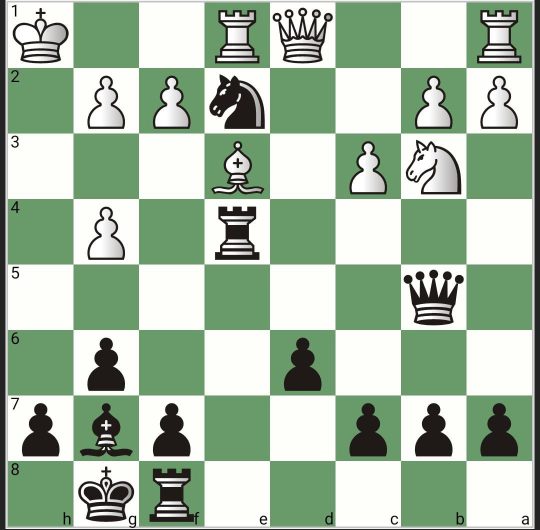
#> input picture Puzzle.jpeg, 1080 x 1060 px (shown at 1/2 size)
$ python Contour.py
#> lines starting #> are read from the running program, lines starting #| are printed output that depends on the picture; after the words box and inside, x2 and y2 are one past the last pixel; in counts of white or black regions, pixels touching at a corner belong together
import imutils
import cv2 as cv
image=cv.imread("Puzzle.jpeg")
#> image is the input picture: shape (1060, 1080, 3); mean B, G, R 162.9, 185.7, 164.7
image=imutils.resize(image,height=400,width=400)
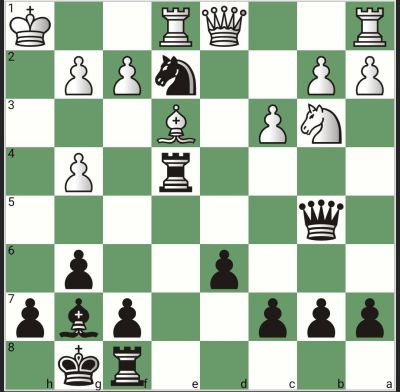
#> image: shape (392, 400, 3); mean B, G, R 162.9, 185.7, 164.7
img=cv.Canny(image,2,10)
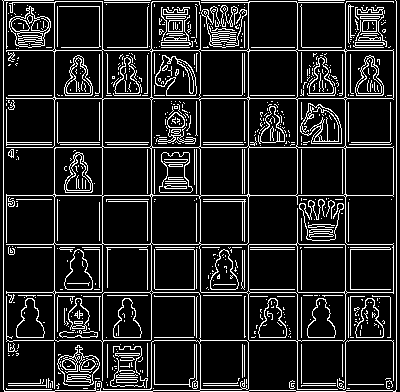
#> img: shape (392, 400); 13.9% white in thin lines or dots

def get_board(img):
    contours, hierarchy = cv.findContours(img,cv.RETR_EXTERNAL,cv.CHAIN_APPROX_NONE)
#> contours = 246 contours, 224 with area under 20; largest, box (x1, y1, x2, y2) and area: (2, 0, 397, 392) 89113, (9, 6, 51, 48) 1055, (57, 345, 100, 386) 1051, (355, 298, 384, 338) 704, (16, 298, 45, 338) 704

    for cnt in contours:
        area = cv.contourArea(cnt)
        if area>(img.shape[0]*img.shape[1]*5/10):
            cv.drawContours(image, cnt, -1, (255, 100, 100), 3)
            print("heehaw")
        print(area)
#> this loop made 246 passes
#> area on passes 21, 48, 54: 62, 48.5, 1051
#| 0.0
#| 0.0
#| 0.0
#| 0.0
#| 0.5
#| 0.0
#| 0.5
#| 0.0
#> (further printed lines are left out)
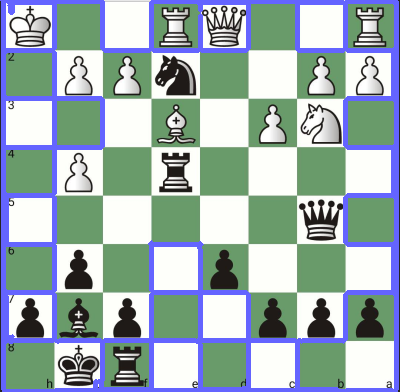
#> image: shape (392, 400, 3); 13.16% of pixels changed, all inside (x1, y1, x2, y2) = (0, 0, 399, 392)

get_board(img)
cv.imshow("sh",image)
cv.waitKey(0)
